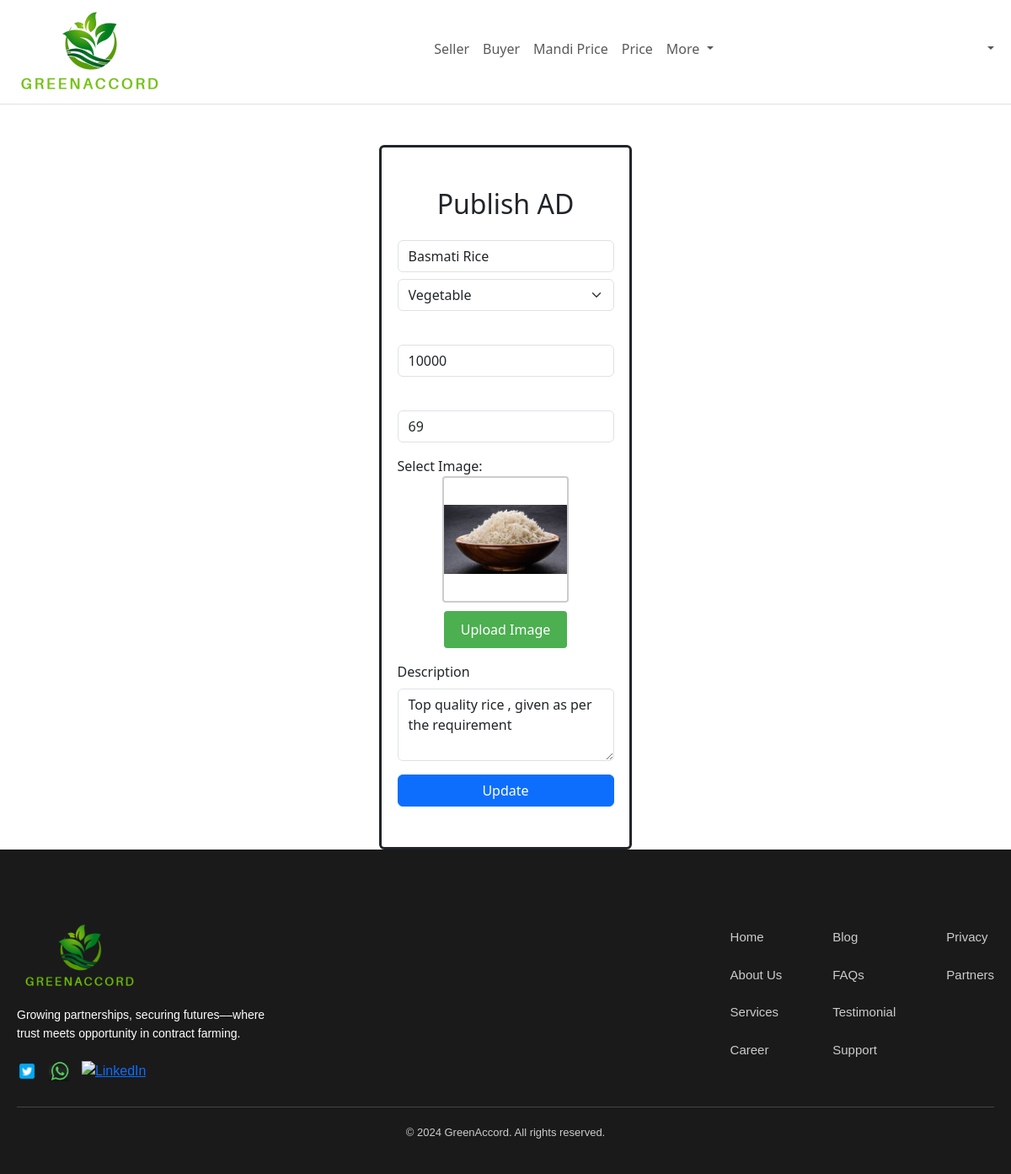
The page /edit.php?id=37 on the database its author committed.
### tables this page shows
CREATE TABLE `post` (
  `id` int(3) NOT NULL,
  `type` varchar(50) NOT NULL,
  `title` varchar(255) NOT NULL,
  `author` text NOT NULL,
  `price` int(11) NOT NULL,
  `weight` int(11) NOT NULL,
  `date` timestamp NOT NULL DEFAULT current_timestamp(),
  `status` int(11) NOT NULL,
  `content` varchar(255) NOT NULL,
  `name` varchar(255) NOT NULL,
  `uid` int(11) NOT NULL
);

### edit.php (the view, shortened to what this page needs)
<?php
$i=$_GET['id'];
?>
<!doctype html>
<html lang="en">
    <head>
        <link
            href="https://cdn.jsdelivr.net/npm/bootstrap@5.3.2/dist/css/bootstrap.min.css"
            rel="stylesheet"
        />
    </head>
    <body>
        <header>
            <?php include 'navbar.php'; ?>
        </header>
        <main>
            <?php
                $sql="select * from post where id=$i";
                $result=mysqli_query($conn,$sql);
                $arr = mysqli_fetch_array($result);
                $t=$arr['title'];
                $w=$arr['weight'];
                $p=$arr['price'];
                $c=$arr['content'];
                $loc=$arr['name'];
            ?>
          <div class="d-flex ms-auto me-auto justify-content-center align-items-center mt-5">
            <div style="border: solid;" class="w-25 rounded d-flex justify-content-center">
            <form method="post" enctype="multipart/form-data" action="up.php">
                <div class="form-group mt-5">
                    <h2 class="text-center mb-4">Publish AD</h2>
                    <input type="text" class="form-control mb-2" id="email" placeholder="POST TITLE" name="pt" required  value="<?php echo $t; ?>">
                </div>
                <select class="form-select mb-3" aria-label="Default select example" name="cat" required>
                  <option value="Vegetable">Vegetable</option>
                </select>
                <div class="mb-3">
                  <input type="number" class="form-control" id="weight" name="weight" aria-describedby="emailHelp" placeholder="Weight(KG)" step="0.01" oninput="calculateTotalPrice()" value="<?php echo $w; ?>">
                </div>
                <div class="mb-3">
                  <input type="number" step="0.01" oninput="calculateTotalPrice()" class="form-control" id="price" name="price" aria-describedby="emailHelp" placeholder="Price per KG" value="<?php echo $p; ?>">
                </div>
                <div class="mb-3">
                <tr>
                    <th>Select Image:</th>
                    <td>
                        <div class="form-group file-input">
                            <div class="photo-frame">
                                <img id="uploaded-image" src="images/postimageFarmer/<?php echo $loc; ?>" alt="Uploaded Image" width="150" height="150" >
                            </div>
                            <label for="image">Upload Image</label>
                        </div>
                    </td>
                </tr>
                </div>
                  <div class="mb-3">
                  <label for="exampleFormControlTextarea1" class="form-label">Description</label>
                  <textarea class="form-control" id="exampleFormControlTextarea1" rows="3" name="cnt"><?php echo $c; ?></textarea>
                </div>
                <button type="submit" class="btn btn-primary mb-5 w-100" name="submit">Update</button>
            </form>
            </div>
        </div>
        </main>
        <footer>
            <?php include 'footer.php';?>
        </footer>
    </body>
</html>

### edit.php (style rules this page uses)
.form-group.file-input { position: relative; overflow: hidden; display: flex; flex-direction: column; align-items: center; }
.form-group.file-input .photo-frame { width: 150px; height: 150px; border: 2px solid #ccc; border-radius: 4px; display: flex; justify-content: center; align-items: center; margin-bottom: 10px; overflow: hidden; }
.form-group.file-input .photo-frame img { max-width: 100%; max-height: 100%; object-fit: contain; }
.form-group.file-input label { display: inline-block; background-color: #4CAF50; color: white; padding: 10px 20px; border-radius: 4px; cursor: pointer; font-size: 16px; }

### footer.php (style rules this page uses)
footer { background-color: #1a1a1a; color: #fff; padding: 40px 20px; font-family: Arial, sans-serif; }

### rows shown on the page
post: pt "Basmati Rice", weight "10000", price "69", name (picture), cnt "Top quality rice , given as per the requirement"
